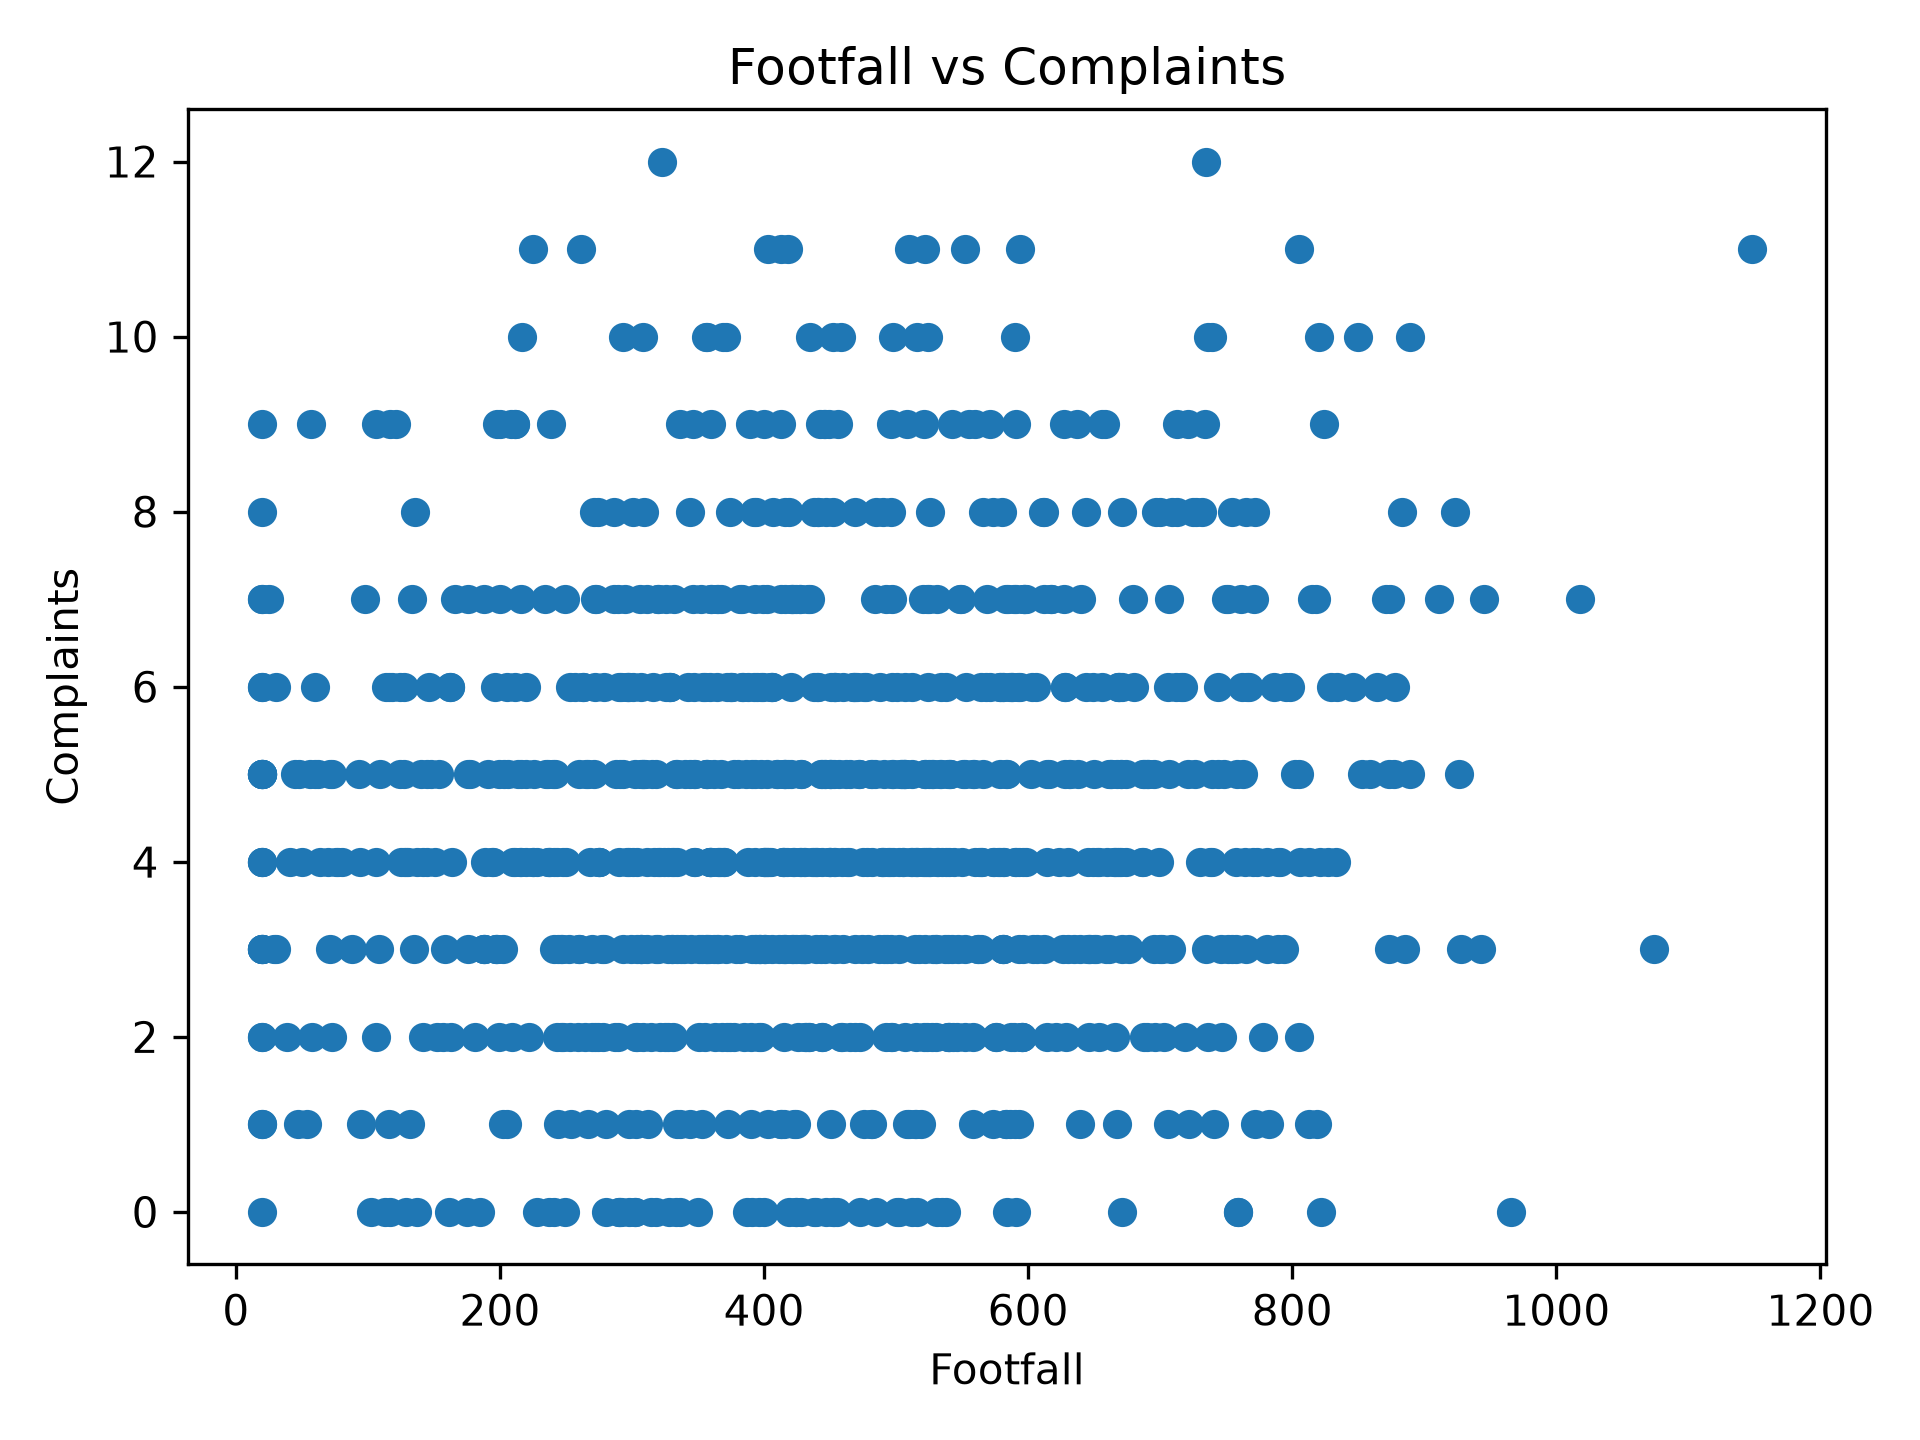

The script that saved this image:
import pandas as pd
import matplotlib.pyplot as plt

# Read the cleaned dataset
df = pd.read_excel(
    "../data-cleaning/cleaned_facility_hygiene_dataset.xlsx"
)

# Remove records where footfall or complaints is missing
scatter_data = df.dropna(
    subset=["footfall", "complaints"]
)

# Create the scatter plot
plt.scatter(
    scatter_data["footfall"],
    scatter_data["complaints"]
)

# Add chart title
plt.title("Footfall vs Complaints")

# Label the X-axis
plt.xlabel("Footfall")

# Label the Y-axis
plt.ylabel("Complaints")

# Adjust spacing
plt.tight_layout()

# Save the visualization
plt.savefig(
    "04-footfall-vs-complaints.png",
    dpi=300
)

# Display the visualization
plt.show()
